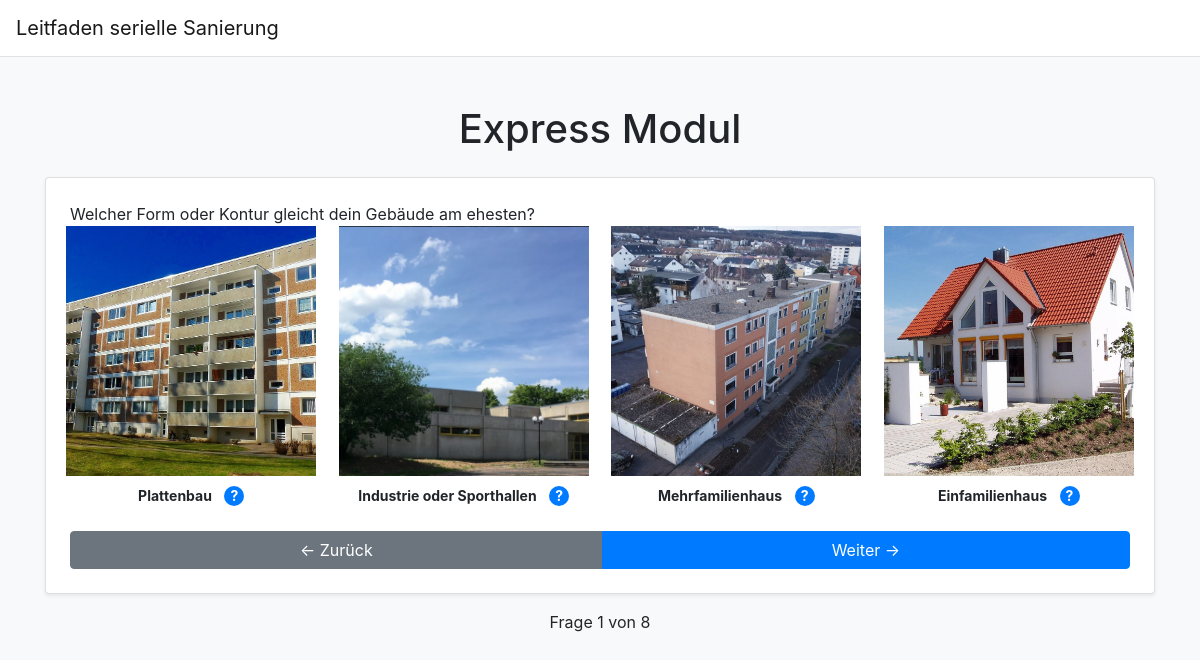
Screenshot of /quiz/Express with the database file from the repository.
### app.py (models this page shows)
class Question(db.Model):
    id = db.Column(db.Integer, primary_key=True)
    module = db.Column(db.String(20), nullable=False)
    text = db.Column(db.String(200), nullable=False)
    subtitle = db.Column(db.String(200), nullable=True)
    answers = db.relationship('Answer', backref='question', lazy=True)
    image = db.Column(db.String(200), nullable=True)
    info_popup = db.Column(db.String(500), nullable=True)  # Popup-Text

class Answer(db.Model):
    id = db.Column(db.Integer, primary_key=True)
    question_id = db.Column(db.Integer, db.ForeignKey('question.id'), nullable=False)
    text = db.Column(db.String(200), nullable=True)
    score = db.Column(db.Integer, nullable=True)
    info_popup = db.Column(db.String(500), nullable=True)

### app.py (the view, shortened to what this page needs)
@app.route('/quiz/<module>', methods=['GET', 'POST'])
def quiz(module):
    questions = get_questions(module)
    total_questions = len(questions)
    session.setdefault('question_index', 0)
    session.setdefault('answers', {})
    if session.get('module') != module:
        session['module'] = module
        session['question_index'] = 0
        session['answers'] = {}
    question_index = session['question_index']
    try:
        question = questions[question_index]
    except IndexError:
        return redirect(url_for('summary'))
    return render_template(
        f'{module.lower()}_quiz.html',
        question=question,
        question_index=question_index,
        total_questions=total_questions,
        answers=session['answers']
    )

### app.py (called while the page is built)
def get_questions(module):
    questions = Question.query.filter_by(module=module).all()
    if not questions:
        abort(404, description="Keine Fragen für dieses Modul gefunden")
    return questions

### templates/express_quiz.html (shortened to what this page needs)
<!DOCTYPE html>
<html lang="de">
<head>
    <link href="https://stackpath.bootstrapcdn.com/bootstrap/4.5.2/css/bootstrap.min.css" rel="stylesheet">
</head>
<body class="bg-light">
    <nav class="navbar navbar-expand-lg navbar-light bg-white border-bottom">
        <a class="navbar-brand" href="#">Leitfaden serielle Sanierung</a>
    </nav>
    <div class="container mt-5">
        <h1 class="text-center mb-4">Express Modul</h1>
        <form method="POST" class="card p-4 shadow-sm">
            <div class="d-flex align-items-center">
                <p class="mb-0">{{ question.text }}</p>
            </div>
            {% if question.text == "Welcher Form oder Kontur gleicht dein Gebäude am ehesten?" %}
                <div class="row justify-content-center">
                    {% for answer in question.answers %}
                        <div class="col-md-3 mb-3 text-center image-option">
                            <label>
                                <img src="{{ url_for('static', filename='images/' + answer.text.split()[-1] + '.jpg') }}"
                                     alt="{{ answer.text }}"
                                     title="{{ answer.text }}">
                                <span>{{ answer.text }}</span>
                                {% if answer.info_popup %}
                <div class="question-tooltip ms-2">
                    <span class="tooltip-icon">?</span>
                </div>
            {% endif %}
                            </label>
                        </div>
                    {% endfor %}
                </div>
            {% else %}
                <div class="form-group">
                    <textarea name="free_text" placeholder="Ihre Antwort hier..." required class="form-control"></textarea>
                </div>
            {% endif %}
            <div class="btn-group">
                <button type="submit" name="back" class="btn btn-secondary">
                    ← Zurück
                </button>
            <button type="submit" name="next" class="btn btn-primary">
                Weiter →
            </button>
            </div>
        </form>
        <p class="text-center mt-3">Frage {{ question_index + 1 }} von {{ total_questions }}</p>
    </div>
</body>
</html>

### templates/express_quiz.html (style rules this page uses)
.image-option img { width: 250px; height: 250px; object-fit: cover; transition: transform 0.3s ease, box-shadow 0.3s ease; cursor: pointer; }
.image-option { display: flex; flex-direction: column; align-items: center; }
.image-option span { margin-top: 10px; font-size: 14px; font-weight: bold; }
.question-tooltip { position: relative; display: inline-block; margin-left: 8px; }
.tooltip-icon { display: inline-block; width: 20px; height: 20px; border-radius: 50%; background: #007bff; color: white; text-align: center; font-size: 14px; line-height: 20px; cursor: help; }

### rows the page displays
Question: text "Welcher Form oder Kontur gleicht dein Gebäude am ehesten?"
Answer: text (picture), text "Plattenbau"
Answer: shows a picture, text "Industrie oder Sporthallen"
Answer: text (picture), text "Mehrfamilienhaus"
Answer: text (picture), text "Einfamilienhaus"

### other values shown
{{ question_index + 1 }} "1"
{{ total_questions }} "8"
